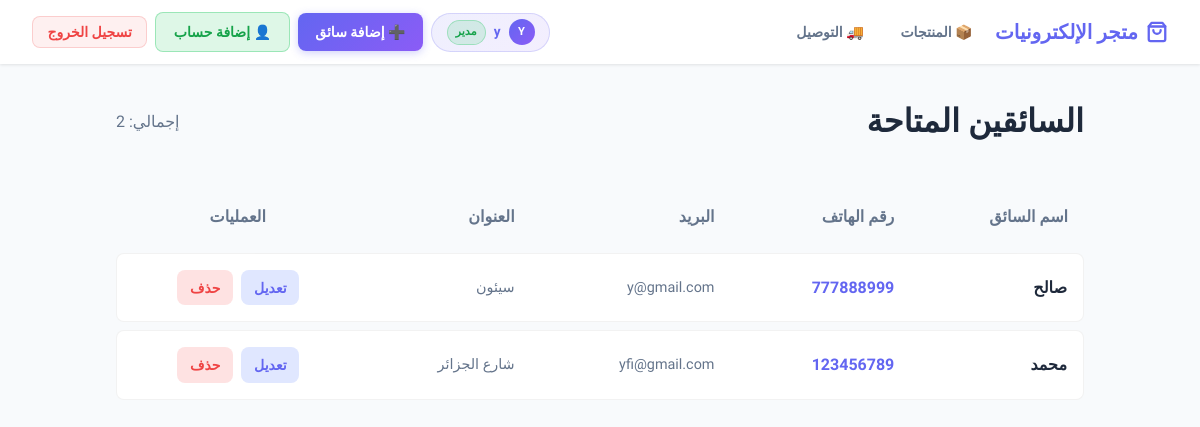
The app's page /delivery/ (signed in), older data.
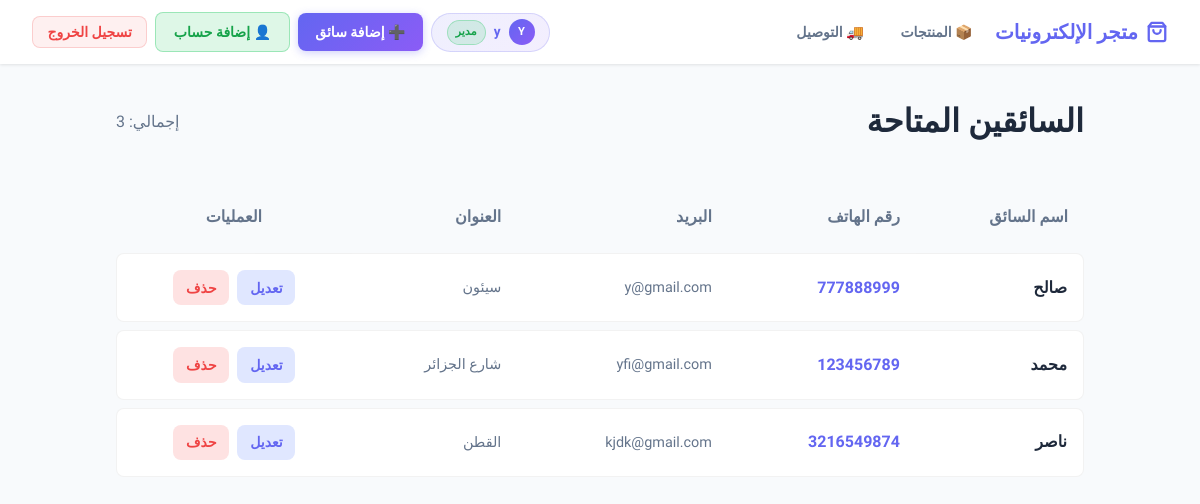
The same page, newer data.
### delivery/models.py (models this page shows, shortened)
class Delivery(models.Model):
    name = models.CharField(max_length=100)
    email = models.CharField(max_length=100)
    phone = models.IntegerField()
    address = models.CharField(max_length=100)

### delivery/views.py (the view)
# urls.py: path('', views.DeliveryListView.as_view(), name='delivery_list'),
class DeliveryListView(LoginRequiredMixin, View):
    template_name = 'delivery/list.html'
    def get(self, request):
        delivery = Delivery.objects.all()
        return render(request, self.template_name, {'delivery': delivery})

### delivery/templates/delivery/list.html (shortened to what this page needs)
{% extends 'delivery/base.html' %}
{% block content %}
<div style="display: flex; justify-content: space-between; align-items: center; margin-bottom: 2rem;">
    <h1 style="font-weight: 700;">السائقين المتاحة</h1>
    <span style="color: var(--text-muted);">إجمالي: {{ delivery.count }}</span>
</div>
{% if delivery %}
<table class="table">
    <thead>
        <tr>
            <th>اسم السائق</th>
            <th>رقم الهاتف</th>
            <th>البريد</th>
            <th>العنوان</th>
            <th style="text-align: center;">العمليات</th>
        </tr>
    </thead>
    <tbody>
        {% for item in delivery %}
        <tr>
            <td style="font-weight: 600;">{{ item.name }}</td>
            <td style="color: var(--primary); font-weight: 700;">{{ item.phone }}</td>
            <td style="color: var(--text-muted); font-size: 0.9rem;">{{ item.email }}</td>
            <td style="color: var(--text-muted); font-size: 0.9rem;">{{ item.address|truncatechars:30 }}</td>
            <td style="text-align: center;">
                <div style="display: flex; gap: 0.5rem; justify-content: center;">
                    <a href="{% url 'delivery:delivery_update' item.pk %}" class="btn" style="background: #e0e7ff; color: var(--primary); padding: 0.4rem 0.8rem;">
                        تعديل
                    </a>
                    <a href="{% url 'delivery:delivery_delete' item.pk %}" class="btn" style="background: #fee2e2; color: var(--danger); padding: 0.4rem 0.8rem;">
                        حذف
                    </a>
                </div>
            </td>
        </tr>
        {% endfor %}
    </tbody>
</table>
{% endif %}
{% endblock %}

### delivery/templates/delivery/base.html (shortened to what this page needs)
{% load static %}
<!DOCTYPE html>
<html lang="ar" dir="rtl">
<head>
    <link href="{% static 'css/style.css' %}" rel="stylesheet">
</head>
<body>
    <nav class="navbar">
        <div class="navbar-links" style="flex:1;">
            <a href="{% url 'delivery:delivery_list' %}" class="navbar-brand">
                <svg width="22" height="22" viewBox="0 0 24 24" fill="none" stroke="currentColor" stroke-width="2.5" stroke-linecap="round" stroke-linejoin="round">
                    <path d="M6 2 3 6v14a2 2 0 0 0 2 2h14a2 2 0 0 0 2-2V6l-3-4Z"/>
                    <path d="M3 6h18"/><path d="M16 10a4 4 0 0 1-8 0"/>
                </svg>
                متجر الإلكترونيات
            </a>
            {% if user.is_authenticated %}
            <a href="{% url 'products:product_list' %}" class="nav-link" id="nav_products">📦 المنتجات</a>
            <a href="{% url 'delivery:delivery_list' %}" class="nav-link" id="nav_delivery">🚚 التوصيل</a>
            {% endif %}
        </div>
        <div class="navbar-links">
            {% if user.is_authenticated %}
                <div class="user-badge">
                    <div class="avatar">{{ user.username|slice:":1"|upper }}</div>
                    <span>{{ user.username }}</span>
                    {% if user.is_staff %}
                        <span class="permission-badge">مدير</span>
                    {% endif %}
                </div>
                {% if perms.delivery.add_delivery or user.is_staff %}
                <a href="{% url 'delivery:delivery_create' %}" class="btn btn-primary" id="nav_add_delivery">
                    ➕ إضافة سائق
                </a>
                {% endif %}
                {% if user.username == 'y' or user.is_superuser %}
                <a href="{% url 'accounts:register' %}" class="btn" id="nav_add_account"
                   style="background:rgba(34,197,94,0.15);color:#16a34a;border:1px solid rgba(34,197,94,0.35);">
                    👤 إضافة حساب
                </a>
                {% endif %}
                <form method="post" action="{% url 'accounts:logout' %}" class="logout-form">
                    <button type="submit" class="btn-logout" id="nav_logout_btn">تسجيل الخروج</button>
                </form>
            {% else %}
                <a href="{% url 'accounts:login' %}" class="btn btn-outline" id="nav_login_btn">تسجيل الدخول</a>
            {% endif %}
        </div>
    </nav>
    <div class="container animate-fade-in">
        {% block content %}{% endblock %}
    </div>
</body>
</html>

### static/css/style.css (style rules this page uses)
:root { --primary: #6366f1; --primary-hover: #4f46e5; --secondary: #64748b; --bg: #f8fafc; --card-bg: #ffffff; --text-main: #1e293b; --text-muted: #64748b; --danger: #ef4444; --success: #22c55e; --shadow: 0 10px 15px -3px rgba(0, 0, 0, 0.1), 0 4px 6px -2px rgba(0, 0, 0, 0.05); }
* { margin: 0; padding: 0; box-sizing: border-box; }
body { font-family: 'Cairo', 'Outfit', sans-serif; background-color: var(--bg); color: var(--text-main); line-height: 1.6; }
.navbar { background: rgba(255, 255, 255, 0.9); backdrop-filter: blur(12px); padding: 0.75rem 2rem; position: sticky; top: 0; z-index: 50; box-shadow: 0 1px 3px 0 rgba(0, 0, 0, 0.1); display: flex; justify-content: space-between; align-items: center; gap: 1rem; }
.navbar-brand { font-size: 1.25rem; font-weight: 700; color: var(--primary); text-decoration: none; display: flex; align-items: center; gap: 0.5rem; flex-shrink: 0; }
.navbar-links { display: flex; align-items: center; gap: 0.5rem; flex-wrap: wrap; }
.nav-link { padding: 0.45rem 0.9rem; border-radius: 0.5rem; text-decoration: none; font-weight: 600; font-size: 0.875rem; color: var(--text-muted); transition: all 0.2s; }
.user-badge { display: flex; align-items: center; gap: 0.5rem; background: linear-gradient(135deg, rgba(99,102,241,0.1), rgba(139,92,246,0.1)); border: 1px solid rgba(99,102,241,0.2); border-radius: 2rem; padding: 0.35rem 0.9rem; font-size: 0.85rem; font-weight: 600; color: var(--primary); }
.user-badge .avatar { width: 26px; height: 26px; border-radius: 50%; background: linear-gradient(135deg, #6366f1, #8b5cf6); display: flex; align-items: center; justify-content: center; color: white; font-size: 0.7rem; font-weight: 700; }
.permission-badge { font-size: 0.7rem; padding: 0.15rem 0.5rem; border-radius: 1rem; background: rgba(34,197,94,0.15); color: #16a34a; border: 1px solid rgba(34,197,94,0.3); }
.btn { display: inline-flex; align-items: center; justify-content: center; padding: 0.5rem 1.1rem; border-radius: 0.5rem; font-weight: 600; cursor: pointer; transition: all 0.2s; text-decoration: none; border: none; gap: 0.4rem; font-family: inherit; font-size: 0.875rem; }
.btn-primary { background: linear-gradient(135deg, #6366f1, #8b5cf6); color: white; box-shadow: 0 2px 8px rgba(99,102,241,0.3); }
.container { max-width: 1000px; margin: 2rem auto; padding: 0 1rem; }
.table { width: 100%; border-collapse: separate; border-spacing: 0 0.5rem; }
.table th { text-align: right; padding: 1rem; color: var(--text-muted); font-weight: 600; }
.table td { padding: 1rem; background: var(--card-bg); border-top: 1px solid rgba(0, 0, 0, 0.05); border-bottom: 1px solid rgba(0, 0, 0, 0.05); }
.table tr td:first-child { border-right: 1px solid rgba(0, 0, 0, 0.05); border-top-right-radius: 0.5rem; border-bottom-right-radius: 0.5rem; }
.table tr td:last-child { border-left: 1px solid rgba(0, 0, 0, 0.05); border-top-left-radius: 0.5rem; border-bottom-left-radius: 0.5rem; }
.animate-fade-in { animation: fadeIn 0.4s ease-out; }
.logout-form { display: inline; }
.btn-logout { background: rgba(239,68,68,0.08); color: var(--danger); border: 1px solid rgba(239,68,68,0.2); padding: 0.45rem 0.9rem; border-radius: 0.5rem; font-weight: 600; cursor: pointer; font-family: inherit; font-size: 0.875rem; transition: all 0.2s; }

Row changes from the older to the newer data that the page shows:
added Delivery: name "ناصر", phone "3216549874", email "kjdk@gmail.com", address "القطن"
Text that changed along with them:
{{ delivery.count }}: "2" → "3"
